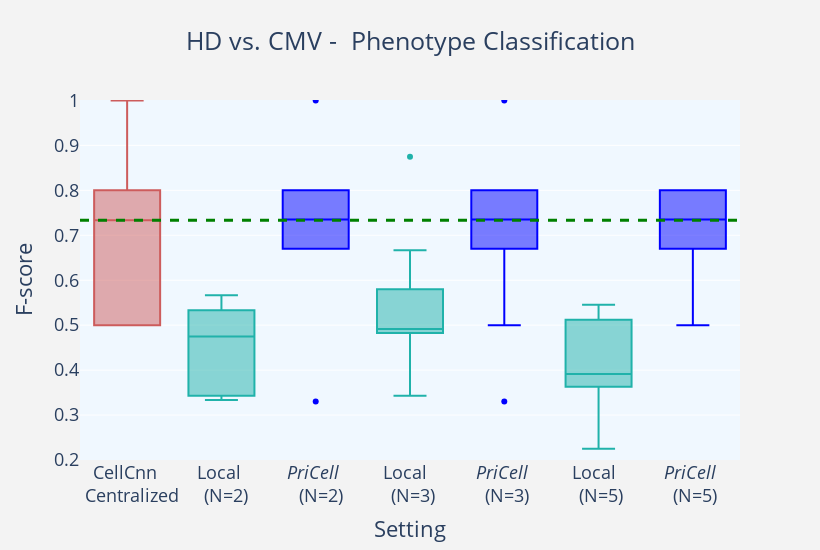
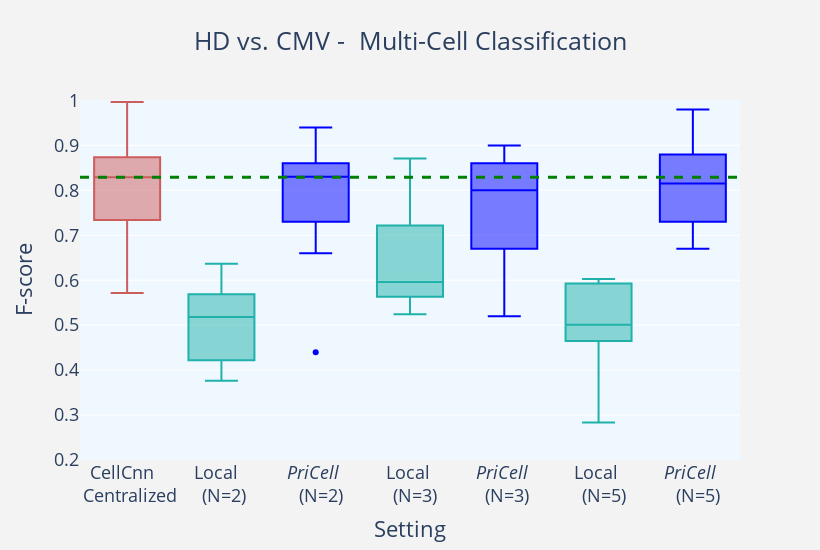

Notebook source saved alongside these figures, in order:
### Markdown cell above
# Boxplots
The script generates the boxplots used in the paper by reading the results from respective excell sheets 
Set the following parameters depending on which results to visualize for CMV experiments:

experiment = 'CMV'

sampling = 'BagSample'

metric = 'Accuracy' or 'Precision' or 'Recall' or 'F-score'

### Code cell
import plotly.express as px
import pandas
import plotly.graph_objects as go
import os
experiment = 'CMV'
sampling = 'BagSample'
metric= 'F-score'

fileToWrite = 'AccuracyFigures/'+experiment+'_'+sampling+'_'+metric
fileName='AllResults_'+experiment+'_10runs_'+ sampling + '.xlsx'

df = pandas.read_excel(fileName)

dfPhenotype = df.loc[df['Classification']== 'Phenotype Classification']
dfMultiCell = df.loc[df['Classification']== 'Multi-cell Classification']
# fig = px.box(dfPhenotype, x="Runs", y="Accuracy")
# fig.show()
colors = ['rgba(93, 164, 214, 0.5)', 'rgba(255, 144, 14, 0.5)', 'rgba(44, 160, 101, 0.5)',
          'rgba(255, 65, 54, 0.5)', 'rgba(207, 114, 255, 0.5)', 'rgba(127, 96, 0, 0.5)']


#Phenotype classification data to color.. 
cellcnn = dfPhenotype.loc[dfPhenotype['Runs']== 'CellCnn Centralized']
local2 = dfPhenotype.loc[dfPhenotype['Runs']== 'Local_2']
local4 = dfPhenotype.loc[dfPhenotype['Runs']== 'Local_3']
local6 = dfPhenotype.loc[dfPhenotype['Runs']== 'Local_5']
peg2 = dfPhenotype.loc[dfPhenotype['Runs']== 'PriCell (N=2)']
peg4 = dfPhenotype.loc[dfPhenotype['Runs']== 'PriCell (N=3)']
peg6 = dfPhenotype.loc[dfPhenotype['Runs']== 'PriCell (N=5)']

fig = go.Figure()
fig.add_trace(go.Box(y=cellcnn[metric],name='CellCnn <br>  Centralized',
                marker_color = 'indianred'))
fig.add_trace(go.Box(y=local2[metric], name='Local <br>  (N=2)',
                marker_color = 'lightseagreen'  ))
fig.add_trace(go.Box(y=peg2[metric], name='<i>PriCell</i> <br>  (N=2)',
                marker_color = 'blue'  ))
fig.add_trace(go.Box(y=local4[metric], name='Local  <br> (N=3)',
                marker_color = 'lightseagreen'  ))
fig.add_trace(go.Box(y=peg4[metric], name='<i>PriCell</i> <br> (N=3)',
                marker_color = 'blue'  ))
fig.add_trace(go.Box(y=local6[metric], name='Local  <br> (N=5)',
                marker_color = 'lightseagreen' ))
fig.add_trace(go.Box(y=peg6[metric], name='<i>PriCell</i> <br> (N=5)',
                marker_color = 'blue' ))


fig.update_layout(
    title_text='HD vs. '+experiment+' -  Phenotype Classification', title_x=0.5,
    yaxis_title=metric,
    xaxis_title='Setting',
    boxgap=0,
    paper_bgcolor='rgb(243, 243, 243)',
    plot_bgcolor='rgb(243, 243, 243)',
    showlegend=False
)
fig.update_layout(
    plot_bgcolor='aliceblue',
    font=dict(
#         family="Courier New, monospace",
        size=18
    )

)
fig.update_yaxes(range=[0.2, 1.001])
# fig.update_traces(notched=True)

fig.update_layout(
    autosize=False,
    width=820,
    height=550
)
fig.add_hline(y=pandas.DataFrame.median(cellcnn[metric]), line_width=3, line_dash="dash", line_color="green")


fig.show()
fig.write_image(fileToWrite+"_Phenotype.pdf")
#======================================================================================================#

#Multi-Cell classification data to color.. 
cellcnn = dfMultiCell.loc[dfMultiCell['Runs']== 'CellCnn Centralized']
local2 = dfMultiCell.loc[dfMultiCell['Runs']== 'Local_2']
local4 = dfMultiCell.loc[dfMultiCell['Runs']== 'Local_3']
local6 = dfMultiCell.loc[dfMultiCell['Runs']== 'Local_5']
peg2 = dfMultiCell.loc[dfMultiCell['Runs']== 'PriCell (N=2)']
peg4 = dfMultiCell.loc[dfMultiCell['Runs']== 'PriCell (N=3)']
peg6 = dfMultiCell.loc[dfMultiCell['Runs']== 'PriCell (N=5)']

fig = go.Figure()
fig.add_trace(go.Box(y=cellcnn[metric],name='CellCnn  <br> Centralized',
                marker_color = 'indianred' ))
fig.add_trace(go.Box(y=local2[metric], name='Local  <br> (N=2)',
                marker_color = 'lightseagreen' ))
fig.add_trace(go.Box(y=peg2[metric], name='<i>PriCell</i> <br>  (N=2)',
                marker_color = 'blue' ))
fig.add_trace(go.Box(y=local4[metric], name='Local <br>  (N=3)',
                marker_color = 'lightseagreen' ))
fig.add_trace(go.Box(y=peg4[metric], name='<i>PriCell</i> <br> (N=3)',
                marker_color = 'blue' ))
fig.add_trace(go.Box(y=local6[metric], name='Local <br>  (N=5)',
                marker_color = 'lightseagreen' ))
fig.add_trace(go.Box(y=peg6[metric], name='<i>PriCell</i> <br>  (N=5)',
                marker_color = 'blue' ))

fig.update_layout(
    title_text='HD vs. '+experiment+' -  Multi-Cell Classification', title_x=0.5,
    yaxis_title=metric,
    xaxis_title='Setting',
    boxgap=0,
    paper_bgcolor='rgb(243, 243, 243)',
    plot_bgcolor='rgb(243, 243, 243)',
    showlegend=False
)
fig.update_layout(
    plot_bgcolor='aliceblue',
    font=dict(
#         family="Courier New, monospace",
        size=18
    )

)
fig.update_yaxes(range=[0.2, 1.001])
# fig.update_traces(notched=True)

fig.update_layout(
    autosize=False,
    width=820,
    height=550
)
fig.add_hline(y=pandas.DataFrame.median(cellcnn[metric]), line_width=3, line_dash="dash", line_color="green")

fig.show()
fig.write_image(fileToWrite+"_MultiCell.pdf")

### Figure 1 — Plotly figure (JSON) as saved in the notebook; plotly's stock layout.template omitted (floating-point values rounded to 4 significant figures)
{"data": [{"marker": {"color": "indianred"}, "name": "CellCnn <br>  Centralized", "type": "box", "y": [1, 0.8, 0.5, 0.5, 0.6667, 0.6667, 0.8, 0.8, 1, 0.5]}, {"marker": {"color": "lightseagreen"}, "name": "Local <br>  (N=2)", "type": "box", "y": [0.4167, 0.5, 0.5333, 0.3429, 0.3333, 0.5, 0.45, 0.3333, 0.5333, 0.5667]}, {"marker": {"color": "blue"}, "name": "<i>PriCell</i> <br>  (N=2)", "type": "box", "y": [0.8, 0.33, 1, 0.67, 0.8, 0.67, 0.8, 0.8, 0.67, 0.67]}, {"marker": {"color": "lightseagreen"}, "name": "Local  <br> (N=3)", "type": "box", "y": [0.4828, 0.4912, 0.4375, 0.4912, 0.6667, 0.4912, 0.5086, 0.3429, 0.875, 0.5797]}, {"marker": {"color": "blue"}, "name": "<i>PriCell</i> <br> (N=3)", "type": "box", "y": [0.8, 1, 0.33, 0.5, 0.8, 0.8, 0.67, 0.67, 0.67, 0.8]}, {"marker": {"color": "lightseagreen"}, "name": "Local  <br> (N=5)", "type": "box", "y": [0.3852, 0.3976, 0.3628, 0.3852, 0.4034, 0.5121, 0.225, 0.5453, 0.3617, 0.5302]}, {"marker": {"color": "blue"}, "name": "<i>PriCell</i> <br> (N=5)", "type": "box", "y": [0.57, 0.67, 0.8, 0.8, 0.67, 0.67, 0.5, 0.8, 0.8, 0.8]}], "layout": {"autosize": false, "boxgap": 0, "font": {"size": 18}, "height": 550, "paper_bgcolor": "rgb(243, 243, 243)", "plot_bgcolor": "aliceblue", "shapes": [{"line": {"color": "green", "dash": "dash", "width": 3}, "type": "line", "x0": 0, "x1": 1, "xref": "x domain", "y0": 0.7333, "y1": 0.7333, "yref": "y"}], "showlegend": false, "title": {"text": "HD vs. CMV -  Phenotype Classification", "x": 0.5}, "width": 820, "xaxis": {"title": {"text": "Setting"}}, "yaxis": {"range": [0.2, 1.001], "title": {"text": "F-score"}}}}

### Figure 2 — Plotly figure (JSON) as saved in the notebook; plotly's stock layout.template omitted (floating-point values rounded to 4 significant figures)
{"data": [{"marker": {"color": "indianred"}, "name": "CellCnn  <br> Centralized", "type": "box", "y": [0.9869, 0.734, 0.5775, 0.8068, 0.8514, 0.7957, 0.5714, 0.8663, 0.8737, 0.9968]}, {"marker": {"color": "lightseagreen"}, "name": "Local  <br> (N=2)", "type": "box", "y": [0.4221, 0.4923, 0.6369, 0.5162, 0.3764, 0.5504, 0.5207, 0.3955, 0.5689, 0.5695]}, {"marker": {"color": "blue"}, "name": "<i>PriCell</i> <br>  (N=2)", "type": "box", "y": [0.75, 0.44, 0.94, 0.83, 0.86, 0.73, 0.66, 0.9, 0.83, 0.83]}, {"marker": {"color": "lightseagreen"}, "name": "Local <br>  (N=3)", "type": "box", "y": [0.5561, 0.6042, 0.5245, 0.5883, 0.7247, 0.5634, 0.5859, 0.6369, 0.8707, 0.722]}, {"marker": {"color": "blue"}, "name": "<i>PriCell</i> <br> (N=3)", "type": "box", "y": [0.57, 0.9, 0.52, 0.89, 0.86, 0.67, 0.8, 0.85, 0.78, 0.8]}, {"marker": {"color": "lightseagreen"}, "name": "Local <br>  (N=5)", "type": "box", "y": [0.4959, 0.4275, 0.4704, 0.5281, 0.5062, 0.6025, 0.2833, 0.5926, 0.4648, 0.6013]}, {"marker": {"color": "blue"}, "name": "<i>PriCell</i> <br>  (N=5)", "type": "box", "y": [0.73, 0.68, 0.88, 0.83, 0.8, 0.79, 0.67, 0.89, 0.98, 0.87]}], "layout": {"autosize": false, "boxgap": 0, "font": {"size": 18}, "height": 550, "paper_bgcolor": "rgb(243, 243, 243)", "plot_bgcolor": "aliceblue", "shapes": [{"line": {"color": "green", "dash": "dash", "width": 3}, "type": "line", "x0": 0, "x1": 1, "xref": "x domain", "y0": 0.8291, "y1": 0.8291, "yref": "y"}], "showlegend": false, "title": {"text": "HD vs. CMV -  Multi-Cell Classification", "x": 0.5}, "width": 820, "xaxis": {"title": {"text": "Setting"}}, "yaxis": {"range": [0.2, 1.001], "title": {"text": "F-score"}}}}
